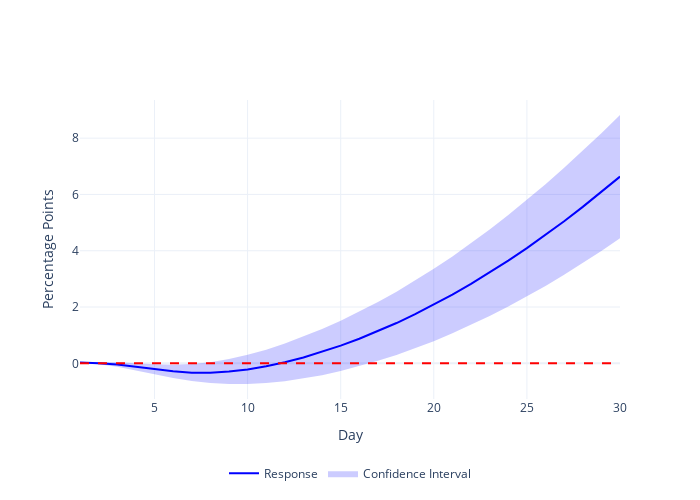

Notebook cell for this chart:
### Code cell
inflation_exchange_cum = plot_irf(irf_inf_fx_cum, y_axis_name='Percentage Points')
#inflation_exchange_cum.write_image('./images/inflation_exchange_cum.png', format='png', scale=3)

### Figure 1 — Plotly figure (JSON) as saved in the notebook; plotly's stock layout.template omitted (floating-point values rounded to 4 significant figures)
{"data": [{"line": {"color": "blue"}, "mode": "lines", "name": "Response", "type": "scatter", "x": [1, 2, 3, 4, 5, 6, 7, 8, 9, 10, 11, 12, 13, 14, 15, 16, 17, 18, 19, 20, 21, 22, 23, 24, 25, 26, 27, 28, 29, 30], "y": [0.02525, 0.005082, -0.04362, -0.121, -0.2111, -0.2856, -0.3314, -0.3333, -0.2935, -0.2165, -0.1061, 0.03569, 0.2068, 0.4045, 0.6269, 0.8721, 1.14, 1.431, 1.745, 2.082, 2.441, 2.822, 3.225, 3.649, 4.095, 4.562, 5.05, 5.558, 6.086, 6.635]}, {"fill": "toself", "fillcolor": "rgba(0, 0, 255, 0.2)", "hoverinfo": "skip", "line": {"color": "rgba(255,255,255,0)"}, "name": "Confidence Interval", "type": "scatter", "x": [1, 2, 3, 4, 5, 6, 7, 8, 9, 10, 11, 12, 13, 14, 15, 16, 17, 18, 19, 20, 21, 22, 23, 24, 25, 26, 27, 28, 29, 30, 30, 29, 28, 27, 26, 25, 24, 23, 22, 21, 20, 19, 18, 17, 16, 15, 14, 13, 12, 11, 10, 9, 8, 7, 6, 5, 4, 3, 2, 1], "y": [0.01453, -0.03224, -0.1182, -0.2414, -0.3849, -0.5193, -0.6296, -0.7014, -0.7368, -0.7368, -0.7028, -0.637, -0.542, -0.4207, -0.2741, -0.1045, 0.08674, 0.2995, 0.5334, 0.7884, 1.064, 1.361, 1.678, 2.015, 2.372, 2.749, 3.146, 3.561, 3.994, 4.445, 8.825, 8.177, 7.55, 6.946, 6.363, 5.803, 5.267, 4.754, 4.264, 3.799, 3.357, 2.94, 2.547, 2.178, 1.834, 1.514, 1.217, 0.9449, 0.7003, 0.4855, 0.3029, 0.153, 0.04029, -0.0282, -0.04837, -0.03356, 0.003274, 0.03456, 0.04603, 0.03905]}, {"line": {"color": "red", "dash": "dash"}, "mode": "lines", "showlegend": false, "type": "scatter", "x": [1, 30], "y": [0, 0]}], "layout": {"height": 500, "legend": {"orientation": "h", "x": 0.5, "xanchor": "center", "y": -0.2, "yanchor": "top"}, "width": 700, "xaxis": {"title": {"text": "Day"}}, "yaxis": {"title": {"text": "Percentage Points"}}}}
